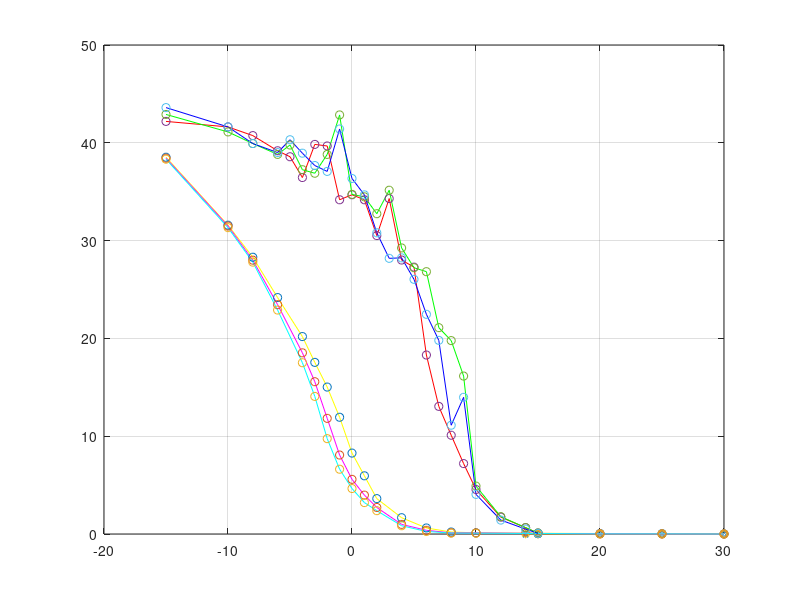

Write MATLAB code to recreate this figure.
close all;
t=[-15;-10;-8;-6;-4;-3;-2;-1;0;1;2;4;6;8;10;15;20;25;30];%2:1
x1=[0.38525;
    0.31575;
    0.283;
    0.24175;
    0.20188;
    0.1755;
    0.15025;
    0.119375;
    0.08275;
    0.0595;
    0.036175;
    0.016675;
    0.0061625;
    0.002025;
    0.0012;
    0.00075;
    0.0005125;
    0.000375;
    0.000125];
x2=[0.38425;%1
    0.31488;%2
    0.28;%3
    0.2345;%4
    0.18525;%5
    0.15572;%6
    0.11825;%7
    0.08075;%8
    0.055875;%9
    0.03975;%10
    0.027125;%11
    0.009825;%12
    0.003785;%13
    0.001185;%14
    0.0011;%15
    0.000625;%16
    0.000225;%17
    0.000125;%18
    0%19
    ];
x3=[0.38325;%1
    0.31325;%2
0.278;%3
0.229;%4
0.17512;%5
0.1407;%6
0.0975;%7
0.06625;%8
0.0465;%9
0.032125;%10
0.02385;%11
0.00845;%12
0.002625;%13
0.001;%14
0.000875;%15
0.0005;%16
0.000125;%17
0.000125;%18
0%19
];
x1=x1*100;
x2=x2*100;
x3=x3*100;
x_psk=[-15;-10;-8;-6;-5;-4;-3;-2;-1;0;1;2;3;4;5;6;7;8;9;10;12;14;15];
y_kmeans=[0.42188;%1 -15
    0.41625;%2 -10
    %0.40925;%3 -10
    0.40737%3 -8
    0.39187;%4 -6
    0.38575;%5 -5
    0.3645;%6 -4
    0.39837;%7 -3
    0.39675;%8 -2
    0.34175;%9 -1
    0.34687;%10 0
    0.34175;%11 1
    0.30512;%12 2
    0.343;%13 3
    0.28013;%14 4
    0.27287;%15 5
    0.183;%16 6
    0.1305;%17 7
    0.101;%18 8
    0.072;%19 9
    0.0455;%20 10
    0.01725;%21 12
    0.0065;%22 14
    0.000875;%23 15
    ];
y_ng=[0.429;%1 -15
    0.41113;%2 -10
    0.39925;%3 -8
    0.38813;%4 -6
    0.39775;%5 -5
    0.3725;%6 -4
    0.36888;%7 -3
    0.38813;%8 -2
    0.4285;%9 -1
    0.34725;%10 0
    0.34475;%11 1
    0.3275;%12 2
    0.3515;%13 3
    0.2925;%14 4
    0.27225;%15 5
     0.26823;%16 6
     0.211;%17 7
     0.19775;%18 8
     0.1615;%19 9
     0.049;%20 10
     0.01775;%21 12
     0.0065;%22 14
     0.001;%23 15
    ];
y_my=[0.436;%1 -15
    0.41625;%2 -10
    0.39925;%3 -8
    0.39;%4 -6
    0.40313;%5 -5
    0.38938;%6 -4
    0.37675;%7 -3
    0.37075;%8 -2
    0.41413;%9 -1
    0.3635;%10 0
    0.34675;%11 1
    0.308;%12 2
    0.28187;%13 3
    0.28237;%14 4
    0.26038;%15 5
    0.22462;%16 6
    0.198;%17 7
    0.11125;%18 8
    0.13975;%19 9
    0.0405;%20 10
    0.01425;%21 12
    0.005;%22 14
    0.000625;%23 15
    ];
y_kmeans=y_kmeans*100;
y_ng=y_ng*100;
y_my=y_my*100;
%%%%%%%%%%%%%%%%%%%%%%%%%
xpsk=[14;
    15;
    20;
    25;
    30];
psk_kmeans=[0.00325;%14
    0.00175;%15
    0;%20
    0;%25
    0;%30
    ];
psk_ng=[0.1585;%14
    0.00175;%15
    0;%20
    0;%25
    0%30
    ];
psk_my=[0.00325;%14
    0.0175;%15
    0;%20
    0;%25
0;%30
];
figure;
plot(xpsk,psk_kmeans,'-p');
hold on;
plot(xpsk,psk_ng,'-d');
plot(xpsk,psk_my,'-h');
grid on;
plot(t,x1,'y');hold on;plot(t,x2,'m');hold on;plot(t,x3,'c');hold on;h1=scatter(t,x1,'yp');hold on;h2=scatter(t,x2,'mx');hold on;h3=scatter(t,x3,'cs');hold on;grid on;
plot(x_psk,y_kmeans,'r');hold on;plot(x_psk,y_ng,'g');hold on;plot(x_psk,y_my,'b');hold on;h4=scatter(x_psk,y_kmeans,'ro');hold on;h5=scatter(x_psk,y_ng,'gh');hold on;h6=scatter(x_psk,y_my,'bd');hold on;grid on;
% xlabel('Signal noise ratio/dB');
% ylabel('Bit error rate/%');
% legend([h1,h2,h3,h4,h5,h6],'K-means in 8QAM','Ng in 8QAM','Mine in 8QAM','K-means in 8PSK','Ng in 8PSK','Mine in 8PSK');
% xlabel('Signal noise ratio/dB');
% ylabel('Bit error rate/%');
